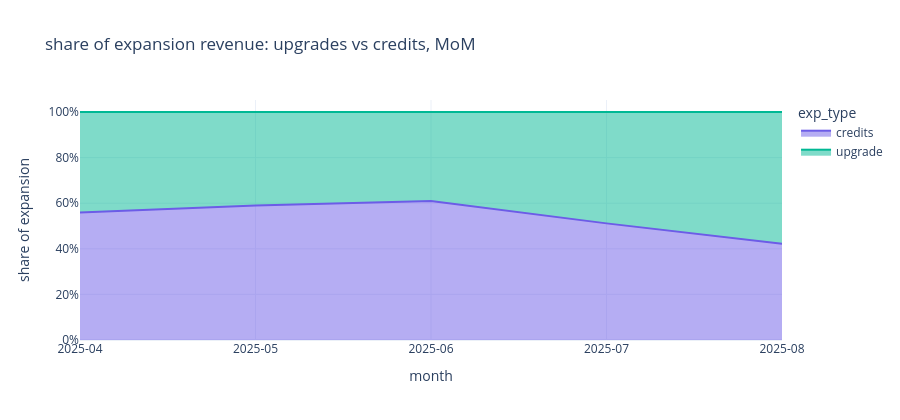
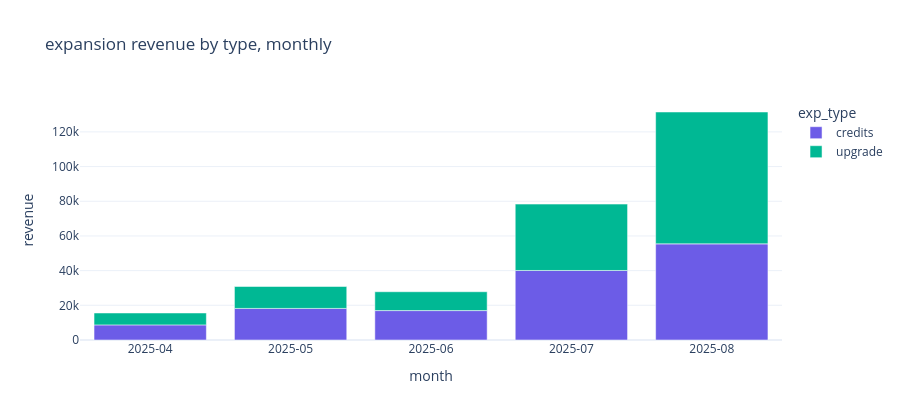
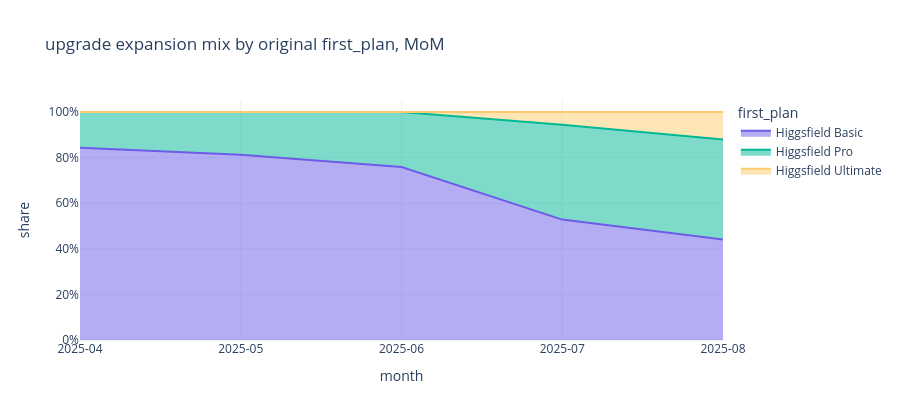

Write notebook code for charts like these, in order.
### Markdown cell above
Let's define expansion as
 1. increase in subscription plan (where 'first_plan' is the original plan paid for by user)
 2. credits top-up. Considered here as non-dependent on any subscription plan, therefore is another part of expansion

Share of each type of expansion month over month

### Code cell
# expansion = plan upgrades (vs original first_plan) + credits top-ups
LADDER = ['Higgsfield Basic', 'Higgsfield Pro', 'Higgsfield Ultimate', 'Higgsfield Creator']
RANK = {p: i + 1 for i, p in enumerate(LADDER)}

first_plan = (ch[~ch['is_credits']].sort_values(['customer', 'revenue_time'])
              .groupby('customer')['subscription_plan'].first())

exp = ch[ch['is_credits'] | (ch['plan_dir'] > 0)].copy()
exp['first_plan'] = exp['customer'].map(first_plan)
exp['exp_type'] = np.where(exp['is_credits'], 'credits', 'upgrade')

up = exp[exp['exp_type'] == 'upgrade'].copy()
up['from_first'] = up['first_plan'].map(RANK)
up['to_rank'] = up['subscription_plan'].map(RANK)
print(f'expansion charges: {len(exp):,} | upgrades: {(exp["exp_type"]=="upgrade").sum():,} | '
      f'credits: {(exp["exp_type"]=="credits").sum():,}')
print(f'upgrades with plan > first_plan: {(up["to_rank"] > up["from_first"]).mean():.1%}')
print(f'\nrevenue by expansion type:\n'
      f'{exp.groupby("exp_type")["sales_amount"].agg(["count","sum","mean"]).round(2)}')

# month-over-month share within expansion
exp['ym'] = exp['revenue_time'].dt.tz_localize(None).dt.to_period('M').astype(str)
by = (exp.groupby(['ym', 'exp_type'])['sales_amount'].sum()
      .rename('revenue').reset_index())
pivot = by.pivot(index='ym', columns='exp_type', values='revenue').fillna(0)
pivot = pivot.sort_index()
if len(pivot) > 1:
    print(f'dropping last month from mix: {pivot.index[-1]}')
    pivot = pivot.iloc[:-1]
months = list(pivot.index)
pct = pivot.div(pivot.sum(axis=1), axis=0)
print(f'\nexpansion mix by month:\n{pct.round(3)}')

pct_long = pct.reset_index().melt(id_vars='ym', var_name='exp_type', value_name='share')
fig = px.area(pct_long, x='ym', y='share', color='exp_type',
              category_orders={'ym': months},
              title='share of expansion revenue: upgrades vs credits, MoM')
fig.update_xaxes(title='month', type='category', categoryorder='array', categoryarray=months,
                 tickmode='array', tickvals=months, ticktext=months)
fig.update_yaxes(tickformat='.0%', title='share of expansion')
fig.show()

by_plot = by[by['ym'].isin(months)].copy()
by_plot['ym'] = pd.Categorical(by_plot['ym'], categories=months, ordered=True)
fig = px.bar(by_plot.sort_values('ym'), x='ym', y='revenue', color='exp_type',
             category_orders={'ym': months},
             title='expansion revenue by type, monthly')
fig.update_xaxes(title='month', type='category', categoryorder='array', categoryarray=months,
                 tickmode='array', tickvals=months, ticktext=months)
fig.show()

# upgrade expansion mix by original first_plan
up['ym'] = up['revenue_time'].dt.tz_localize(None).dt.to_period('M').astype(str)
up_m = (up.groupby(['ym', 'first_plan'])['sales_amount'].sum()
        .rename('revenue').reset_index())
up_m = up_m[up_m['ym'].isin(months)]
up_piv = up_m.pivot(index='ym', columns='first_plan', values='revenue').fillna(0)
up_piv = up_piv.reindex(months)
up_piv = up_piv[[c for c in LADDER if c in up_piv.columns]]
up_pct = up_piv.div(up_piv.sum(axis=1).replace(0, np.nan), axis=0)
up_long = up_pct.reset_index().melt(id_vars='ym', var_name='first_plan', value_name='share')
fig = px.area(up_long, x='ym', y='share', color='first_plan',
              category_orders={'ym': months, 'first_plan': LADDER},
              title='upgrade expansion mix by original first_plan, MoM')
fig.update_xaxes(title='month', type='category', categoryorder='array', categoryarray=months,
                 tickmode='array', tickvals=months, ticktext=months)
fig.update_yaxes(tickformat='.0%')
fig.show()

### Figure 1 — Plotly figure (JSON) as saved in the notebook; plotly's stock layout.template omitted (floating-point values rounded to 4 significant figures)
{"data": [{"fillpattern": {"shape": ""}, "hovertemplate": "exp_type=credits<br>ym=%{x}<br>share=%{y}<extra></extra>", "legendgroup": "credits", "line": {"color": "#6C5CE7"}, "marker": {"symbol": "circle"}, "mode": "lines", "name": "credits", "orientation": "v", "showlegend": true, "stackgroup": "1", "type": "scatter", "x": ["2025-04", "2025-05", "2025-06", "2025-07", "2025-08"], "xaxis": "x", "y": [0.5594, 0.5902, 0.6094, 0.5115, 0.4217], "yaxis": "y"}, {"fillpattern": {"shape": ""}, "hovertemplate": "exp_type=upgrade<br>ym=%{x}<br>share=%{y}<extra></extra>", "legendgroup": "upgrade", "line": {"color": "#00B894"}, "marker": {"symbol": "circle"}, "mode": "lines", "name": "upgrade", "orientation": "v", "showlegend": true, "stackgroup": "1", "type": "scatter", "x": ["2025-04", "2025-05", "2025-06", "2025-07", "2025-08"], "xaxis": "x", "y": [0.4406, 0.4098, 0.3906, 0.4885, 0.5783], "yaxis": "y"}], "layout": {"height": 420, "legend": {"title": {"text": "exp_type"}, "tracegroupgap": 0}, "title": {"text": "share of expansion revenue: upgrades vs credits, MoM"}, "xaxis": {"anchor": "y", "categoryarray": ["2025-04", "2025-05", "2025-06", "2025-07", "2025-08"], "categoryorder": "array", "domain": [0.0, 1.0], "tickmode": "array", "ticktext": ["2025-04", "2025-05", "2025-06", "2025-07", "2025-08"], "tickvals": ["2025-04", "2025-05", "2025-06", "2025-07", "2025-08"], "title": {"text": "month"}, "type": "category"}, "yaxis": {"anchor": "x", "domain": [0.0, 1.0], "tickformat": ".0%", "title": {"text": "share of expansion"}}}}

### Figure 2 — Plotly figure (JSON) as saved in the notebook; plotly's stock layout.template omitted (floating-point values rounded to 4 significant figures)
{"data": [{"hovertemplate": "exp_type=credits<br>ym=%{x}<br>revenue=%{y}<extra></extra>", "legendgroup": "credits", "marker": {"color": "#6C5CE7", "pattern": {"shape": ""}}, "name": "credits", "orientation": "v", "showlegend": true, "textposition": "auto", "type": "bar", "x": ["2025-04", "2025-05", "2025-06", "2025-07", "2025-08"], "xaxis": "x", "y": [8714.0, 18210.0, 16960.0, 40090.0, 55430.0], "yaxis": "y"}, {"hovertemplate": "exp_type=upgrade<br>ym=%{x}<br>revenue=%{y}<extra></extra>", "legendgroup": "upgrade", "marker": {"color": "#00B894", "pattern": {"shape": ""}}, "name": "upgrade", "orientation": "v", "showlegend": true, "textposition": "auto", "type": "bar", "x": ["2025-04", "2025-05", "2025-06", "2025-07", "2025-08"], "xaxis": "x", "y": [6863.0, 12640.0, 10870.0, 38280.0, 76030.0], "yaxis": "y"}], "layout": {"barmode": "relative", "height": 420, "legend": {"title": {"text": "exp_type"}, "tracegroupgap": 0}, "title": {"text": "expansion revenue by type, monthly"}, "xaxis": {"anchor": "y", "categoryarray": ["2025-04", "2025-05", "2025-06", "2025-07", "2025-08"], "categoryorder": "array", "domain": [0.0, 1.0], "tickmode": "array", "ticktext": ["2025-04", "2025-05", "2025-06", "2025-07", "2025-08"], "tickvals": ["2025-04", "2025-05", "2025-06", "2025-07", "2025-08"], "title": {"text": "month"}, "type": "category"}, "yaxis": {"anchor": "x", "domain": [0.0, 1.0], "title": {"text": "revenue"}}}}

### Figure 3 — Plotly figure (JSON) as saved in the notebook; plotly's stock layout.template omitted (floating-point values rounded to 4 significant figures)
{"data": [{"fillpattern": {"shape": ""}, "hovertemplate": "first_plan=Higgsfield Basic<br>ym=%{x}<br>share=%{y}<extra></extra>", "legendgroup": "Higgsfield Basic", "line": {"color": "#6C5CE7"}, "marker": {"symbol": "circle"}, "mode": "lines", "name": "Higgsfield Basic", "orientation": "v", "showlegend": true, "stackgroup": "1", "type": "scatter", "x": ["2025-04", "2025-05", "2025-06", "2025-07", "2025-08"], "xaxis": "x", "y": [0.8428, 0.813, 0.7585, 0.5281, 0.4405], "yaxis": "y"}, {"fillpattern": {"shape": ""}, "hovertemplate": "first_plan=Higgsfield Pro<br>ym=%{x}<br>share=%{y}<extra></extra>", "legendgroup": "Higgsfield Pro", "line": {"color": "#00B894"}, "marker": {"symbol": "circle"}, "mode": "lines", "name": "Higgsfield Pro", "orientation": "v", "showlegend": true, "stackgroup": "1", "type": "scatter", "x": ["2025-04", "2025-05", "2025-06", "2025-07", "2025-08"], "xaxis": "x", "y": [0.1572, 0.187, 0.2415, 0.4161, 0.4388], "yaxis": "y"}, {"fillpattern": {"shape": ""}, "hovertemplate": "first_plan=Higgsfield Ultimate<br>ym=%{x}<br>share=%{y}<extra></extra>", "legendgroup": "Higgsfield Ultimate", "line": {"color": "#FDCB6E"}, "marker": {"symbol": "circle"}, "mode": "lines", "name": "Higgsfield Ultimate", "orientation": "v", "showlegend": true, "stackgroup": "1", "type": "scatter", "x": ["2025-04", "2025-05", "2025-06", "2025-07", "2025-08"], "xaxis": "x", "y": [0.0, 0.0, 0.0, 0.05586, 0.1207], "yaxis": "y"}], "layout": {"height": 420, "legend": {"title": {"text": "first_plan"}, "tracegroupgap": 0}, "title": {"text": "upgrade expansion mix by original first_plan, MoM"}, "xaxis": {"anchor": "y", "categoryarray": ["2025-04", "2025-05", "2025-06", "2025-07", "2025-08"], "categoryorder": "array", "domain": [0.0, 1.0], "tickmode": "array", "ticktext": ["2025-04", "2025-05", "2025-06", "2025-07", "2025-08"], "tickvals": ["2025-04", "2025-05", "2025-06", "2025-07", "2025-08"], "title": {"text": "month"}, "type": "category"}, "yaxis": {"anchor": "x", "domain": [0.0, 1.0], "tickformat": ".0%", "title": {"text": "share"}}}}
